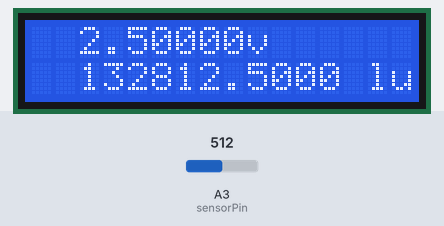
The sketch below on a simulated Arduino Uno, built with avr-gcc and run on an emulated ATmega328P. Parts: 16×2 character LCD. Inputs (shaded band) come from the test bench; at power-on: A3 (sensorPin) = 512. What the sketch prints to the serial monitor is not drawn.

Above: at 1.2 s.
1.3 s: A3 (sensorPin) set to 716
At 2.9 s:
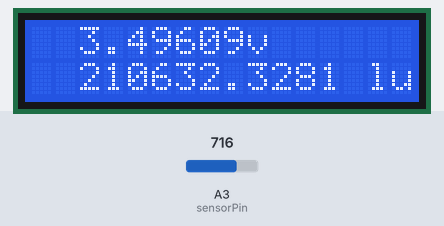
5.4 s: A3 (sensorPin) set to 900
At 7.0 s:
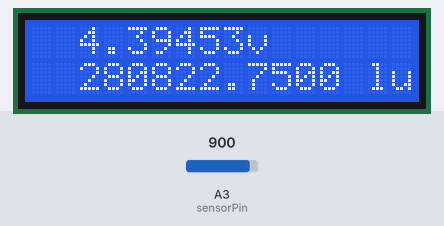
8.7 s: A3 (sensorPin) set to 1023
At 10.1 s:
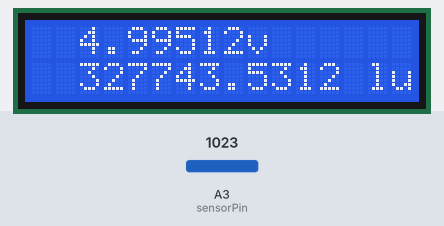
Timing chart, 0 to 11.7 s (numbered marks = the images above; inputs shaded):
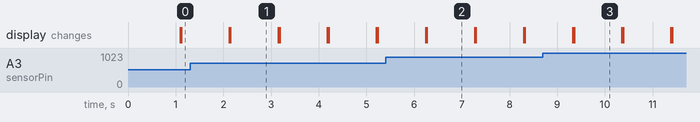

Measured:
- after the input at 1.3 s, the display: first differs from a run without the input after 0.85 s (image 1)
- after the input at 5.4 s, the display: first differs from a run without the input after 0.87 s (image 2)
- after the input at 8.7 s, the display: first differs from a run without the input after 0.65 s (image 3)
- what the display in image 1 shows lasts 1.1 s, from 2.1 s to 3.2 s

The sketch:

lux_scan.ino
```cpp
#include <Wire.h> // I2C程式庫
#include <LiquidCrystal_I2C.h> // LCD_I2C模組程式庫

#include <LiquidCrystal.h>

// LCD I2C位址，默認為0x27或0x3F，依據背板的晶片不同而有差異，16、2為LCD顯示器大小。
LiquidCrystal_I2C lcd(0x27, 16, 2);

int sensorPin = A3;   // select the input pin for the potentiometer
int digitalValue = 0;  // variable to store the value coming from the sensor
float analogVoltage = 0.00;

void setup() {
  Serial.begin(9600);
  Wire.begin();
  lcd.begin(16,2);
  lcd.backlight();
}

void loop() {
  digitalValue = analogRead(sensorPin);// read the value from the analog channel
  Serial.print("digital value = ");
  Serial.print(digitalValue);        //print digital value on serial monitor
  //convert digital value to analog voltage
  float analogVoltage = (digitalValue * 5.00)/1024.00;
  Serial.print("  analog voltage = ");
  Serial.print(analogVoltage,5);

  float sun = 125000.0*(125.0*(((analogVoltage/200.0*1000.0)-4.0)/1000.0));
  Serial.print("  lux = ");
  Serial.println(sun);
  if (analogVoltage < 0.8){
    lcd.setCursor(2, 0); // (colum, row)從第一排的第三個位置開始顯示
    lcd.print(analogVoltage,5);lcd.print("v");
    lcd.setCursor(2, 1); // (colum,row)從第二排第三格位置開始顯示
    lcd.print("0");lcd.print(" lux");
    delay(1000);
    lcd.clear();
  } else{
    lcd.setCursor(2, 0); // (colum, row)從第一排的第三個位置開始顯示
    lcd.print(analogVoltage,5);lcd.print("v");
    lcd.setCursor(2, 1); // (colum,row)從第二排第三格位置開始顯示
    lcd.print(sun,4);lcd.print(" lux");
    delay(1000);
    lcd.clear();
  }
}
```
